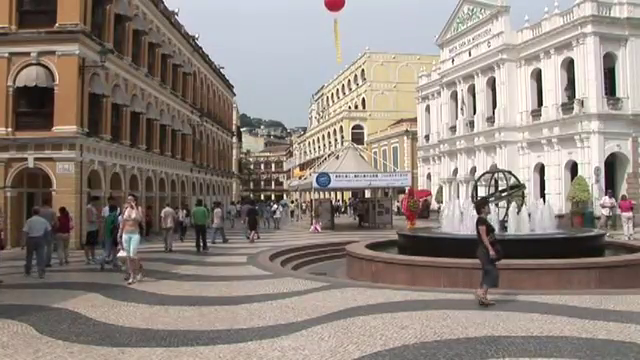
//> input picture frame 31 of resources/walking.mp4, 640 x 360 px
$ ./PeopleDetect   (built with g++ and OpenCV 4)
//> lines starting //> are read from the running program, lines starting //| are printed output that depends on the picture; after the words box and inside, x2 and y2 are one past the last pixel; in counts of white or black regions, pixels touching at a corner belong together
/*
 * Copyright (c) Steven P. Goldsmith. All rights reserved.
 *
 * Created by Steven P. Goldsmith on November 5, 2015
 * sgjava@gmail.com
 */

#include <iostream>
#include <sys/time.h>
#include <opencv2/opencv.hpp>

using namespace std;
using namespace cv;

/**
 * Histogram of Oriented Gradients ([Dalal2005]) object detector.
 *
 * argv[1] = source file or will default to "../../resources/walking.mp4" if no
 * args passed.
 *
 * @author sgoldsmith
 * @version 1.0.0
 * @since 1.0.0
 */
int main(int argc, char *argv[]) {
	int return_val = 0;
	string url = "../../resources/walking.mp4";
	string output_file = "../../output/people-detect-cpp.avi";
	cout << CV_VERSION << endl;
	cout << "Press [Esc] to exit" << endl;
	VideoCapture capture;
	Mat image;
	// See if URL arg passed
	if (argc == 2) {
		url = argv[1];
	}
	cout << "Input file:" << url << endl;
	cout << "Output file:" << output_file << endl;
	capture.open(url);
	// See if video capture opened
	if (capture.isOpened()) {
		cout << "Resolution: " << capture.get(CAP_PROP_FRAME_WIDTH) << "x"
				<< capture.get(CAP_PROP_FRAME_HEIGHT) << endl;
		bool exit_loop = false;
		// Video writer
		VideoWriter writer(output_file, (int) capture.get(CAP_PROP_FOURCC),
				(int) capture.get(CAP_PROP_FPS),
				Size((int) capture.get(CAP_PROP_FRAME_WIDTH),
						(int) capture.get(CAP_PROP_FRAME_HEIGHT)));
		int frames = 0;
		int frames_with_people = 0;
		Scalar rect_color = Scalar(0, 255, 0);
		Scalar font_color = Scalar(255, 255, 255);
		Size win_stride = Size(8, 8);
		Size padding = Size(32, 32);
		Point font_point;
		HOGDescriptor hog;
		hog.setSVMDetector(cv::HOGDescriptor::getDefaultPeopleDetector());
		vector<Rect> found_locations;
		vector<double> found_weights;
		char weight[20];
		timeval start_time;
		gettimeofday(&start_time, 0);
		// Process all frames
		while (capture.read(image) && !exit_loop) {
//> image is the input picture: 360 rows x 640 cols, CV_8UC3; mean B, G, R 126.7, 134, 144.5
			if (!image.empty()) {
				hog.detectMultiScale(image, found_locations, found_weights, 0.0,
						win_stride, padding, 1.05, 2.0, false);
//> found_locations = 3 Rects (x, y, width, height): [168, 143, 67, 134], [100, 176, 65, 130], [450, 136, 78, 156]; found_weights = [0.516, 1.02, 0.242]
				if (!found_locations.empty()) {
					frames_with_people++;
					// Mark all found locations
					for (size_t i = 0, max = found_locations.size(); i != max;
							++i) {
						rectangle(image, found_locations[i], rect_color, 2, 8,
								0);
						sprintf(weight, "%1.2f", found_weights[i]);
						font_point.x = found_locations[i].x;
						font_point.y = found_locations[i].y - 4;
						putText(image, weight, font_point, FONT_HERSHEY_PLAIN,
								1.5, font_color, 2, LINE_AA, false);
					}
//> this loop made 3 passes
//> weight on passes 1 to 3: "0.52", "1.02", "0.24"
//> pass 1, `putText(image, weight, font_point, FONT_HERSHEY_PLAIN, 1.5, font_color..`:
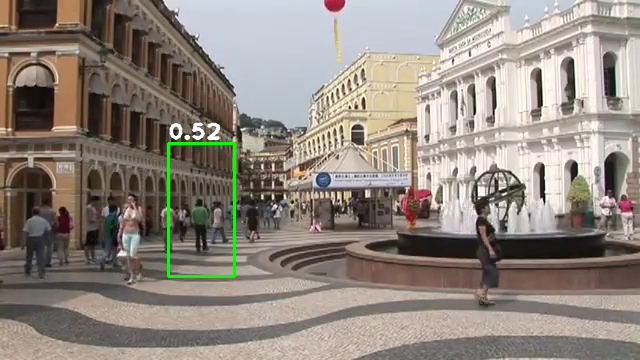
//> image: 360 rows x 640 cols, CV_8UC3; 0.77% of pixels changed, all inside (x1, y1, x2, y2) = (167, 122, 236, 278)
//> pass 2, `putText(image, weight, font_point, FONT_HERSHEY_PLAIN, 1.5, font_color..`:
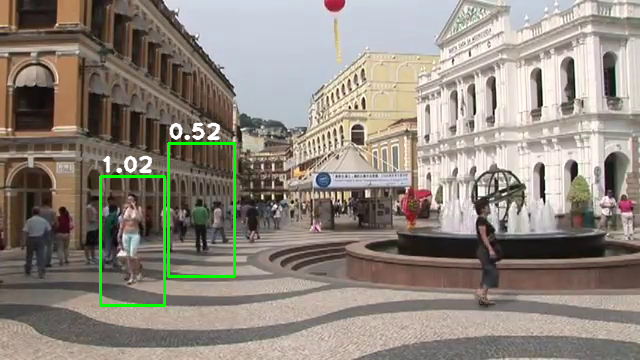
//> image: 360 rows x 640 cols, CV_8UC3; 0.72% of pixels changed, all inside (x1, y1, x2, y2) = (99, 155, 166, 307)
//> pass 3, `putText(image, weight, font_point, FONT_HERSHEY_PLAIN, 1.5, font_color..`:
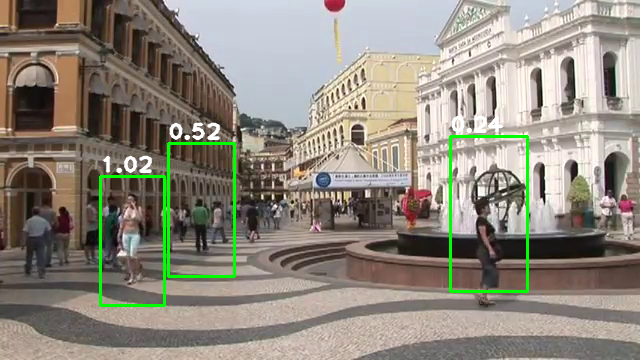
//> image: 360 rows x 640 cols, CV_8UC3; 0.84% of pixels changed, all inside (x1, y1, x2, y2) = (449, 115, 529, 293)
				}
				// Write frame
				writer.write(image);
				frames++;
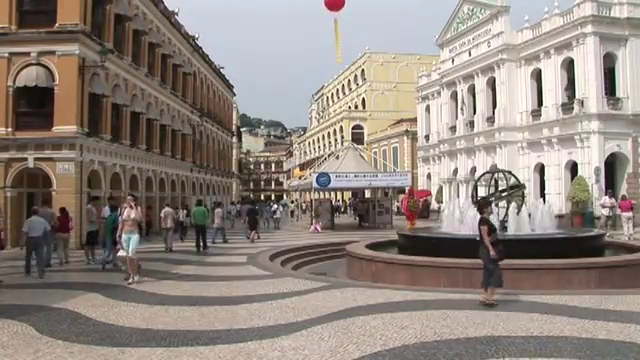
//> input picture frame 32 of resources/walking.mp4, 640 x 360 px
			} else {
				cout << "No frame captured" << endl;
				exit_loop = true;
			}
		}
		timeval end_time;
		gettimeofday(&end_time, 0);
		cout << frames << " frames, " << frames_with_people
				<< " frames with people" << endl;
		cout << "FPS " << (frames / (end_time.tv_sec - start_time.tv_sec))
				<< ", elapsed time: " << (end_time.tv_sec - start_time.tv_sec)
				<< " seconds" << endl;
		// Release VideoWriter
		writer.release();
		// Release VideoCapture
		capture.release();
	} else {
		cout << "Unable to open device" << endl;
		return_val = -1;
	}
	return return_val;
}

$ run again, starting later in the video
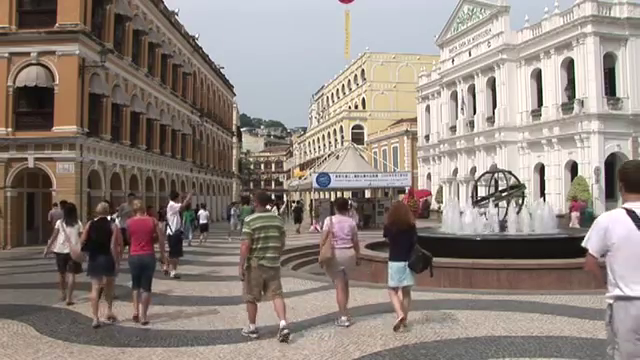
//> input picture frame 251 of resources/walking.mp4, 640 x 360 px
//> image is the input picture: 360 rows x 640 cols, CV_8UC3; mean B, G, R 126.3, 133, 143.9
//> found_locations = 7 Rects (x, y, width, height): [304, 183, 77, 154], [576, 180, 64, 140], [30, 187, 70, 139], [60, 184, 82, 164], [102, 184, 79, 157], [356, 175, 88, 176], [208, 156, 104, 204]; found_weights = [2.07, 0.573, 1.18, 2.96, 2.3, 0.759, 0.316]
//> the loop `for (size_t i = 0, max = found_locations.size(); i != max; ++i)` made 7 passes
//> weight on passes 1 to 7: "2.07", "0.57", "1.18", "2.96", "2.30", "0.76", "0.32"
//> after the loop `for (size_t i = 0, max = found_locations.size(); i != max;`:
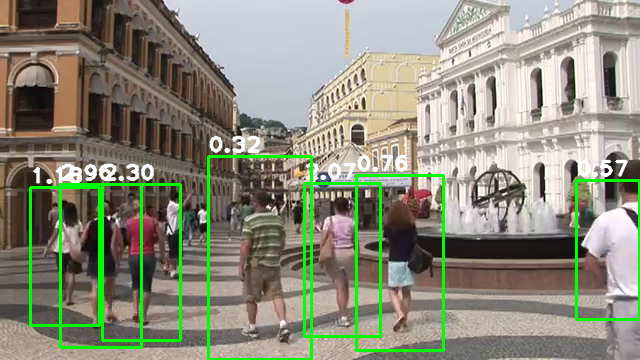
//> image: 360 rows x 640 cols, CV_8UC3; mean B, G, R 123.4, 140.4, 140
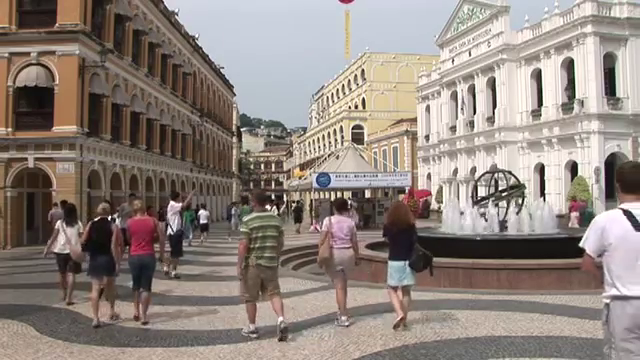
//> input picture frame 252 of resources/walking.mp4, 640 x 360 px
